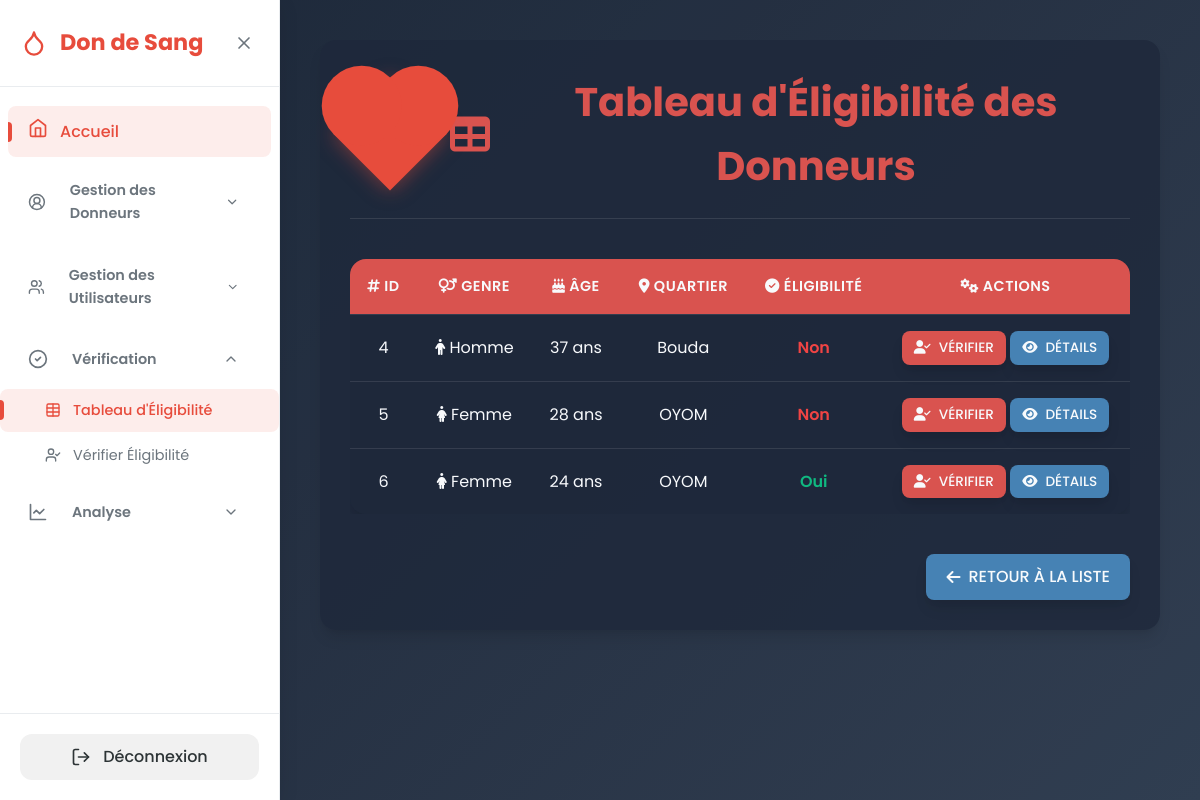
The app's page /tableau-eligibilite/ (signed in) with its own data.
### Don/models.py (models this page shows, shortened)
class Donneur(models.Model):
    id = models.AutoField(primary_key=True)
    date_remplissage = models.DateField(default=timezone.now)
    date_naissance = models.DateField()
    niveau_etude = models.CharField(max_length=50)
    genre = models.CharField(max_length=10, choices=[
        ('M', 'Masculin'),
        ('F', 'Féminin'),
        ('Autre', 'Autre'),
    ])
    situation_matrimoniale = models.CharField(max_length=20)
    profession = models.CharField(max_length=50)
    arrondissement_residence = models.CharField(max_length=50)
    quartier_residence = models.CharField(max_length=50)
    age = models.IntegerField(editable=False)
    poids = models.FloatField(null=True, blank=True)
    est_eligible = models.BooleanField(default=False)
    utilisateur = models.ForeignKey(User, on_delete=models.SET_NULL, null=True, blank=True)  # Lien avec l'utilisateur

### Don/views.py (the view)
# urls.py: path('tableau-eligibilite/', views.tableau_eligibilite, name='tableau_eligibilite'),
@login_required
def tableau_eligibilite(request):
    donneurs = Donneur.objects.all()
    return render(request, 'tableau_eligibilite.html', {'donneurs': donneurs})

### Don/templates/tableau_eligibilite.html (shortened to what this page needs)
{% load static %}
<!DOCTYPE html>
<html lang="fr">
<head>
    <link rel="stylesheet" href="https://cdnjs.cloudflare.com/ajax/libs/font-awesome/6.4.0/css/all.min.css">
</head>
<body>
    {% include 'sidebar.html' %}
    <div class="background-overlay"></div>
    <div class="main-content">
        <div class="container">
            <div class="header-section">
                <div class="heart-container">
                    <div class="heart"></div>
                </div>
                <h1><i class="fas fa-table"></i> Tableau d'Éligibilité des Donneurs</h1>
            </div>
            <div class="table-section">
                <table class="donneur-table">
                    <thead>
                        <tr>
                            <th><i class="fas fa-hashtag"></i> ID</th>
                            <th><i class="fas fa-venus-mars"></i> Genre</th>
                            <th><i class="fas fa-birthday-cake"></i> Âge</th>
                            <th><i class="fas fa-map-marker-alt"></i> Quartier</th>
                            <th><i class="fas fa-check-circle"></i> Éligibilité</th>
                            <th><i class="fas fa-cogs"></i> Actions</th>
                        </tr>
                    </thead>
                    <tbody>
                        {% for donneur in donneurs %}
                            <tr>
                                <td>{{ donneur.id }}</td>
                                <td>
                                    {% if donneur.genre == 'M' %}
                                        <i class="fas fa-male"></i> Homme
                                    {% elif donneur.genre == 'F' %}
                                        <i class="fas fa-female"></i> Femme
                                    {% else %}
                                        <i class="fas fa-genderless"></i> Autre
                                    {% endif %}
                                </td>
                                <td>{{ donneur.age }} ans</td>
                                <td>{{ donneur.quartier_residence }}</td>
                                <td class="{% if donneur.est_eligible %}eligible{% else %}non-eligible{% endif %}">
                                    {{ donneur.est_eligible|yesno:"Oui,Non" }}
                                </td>
                                <td>
                                    <a href="{% url 'verifier_eligibilite_donneur' donneur.id %}" class="btn btn-small">
                                        <i class="fas fa-user-check"></i> Vérifier
                                    </a>
                                    <a href="{% url 'detail_donneur' donneur.id %}" class="btn btn-small btn-secondary">
                                        <i class="fas fa-eye"></i> Détails
                                    </a>
                                </td>
                            </tr>
                        {% empty %}
                            <tr>
                                <td colspan="6">Aucun donneur trouvé.</td>
                            </tr>
                        {% endfor %}
                    </tbody>
                </table>
            </div>
            <div class="form-actions">
                <a href="{% url 'liste_donneurs' %}" class="btn btn-secondary">
                    <i class="fas fa-arrow-left"></i> Retour à la Liste
                </a>
            </div>
        </div>
    </div>
</body>
</html>

### Don/templates/tableau_eligibilite.html (style rules this page uses)
:root { --primary-color: #d9534f; --primary-dark: #c9302c; --secondary-color: #e74c3c; --accent-color: #4682b4; --background-gradient-start: #1e293b; --background-gradient-end: #334155; --text-dark: #2c3e50; --text-light: #f8fafc; --success-green: #10b981; --danger-red: #ef4444; --transition-speed: 0.3s; --sidebar-width: 280px; --box-shadow: 0 10px 15px -3px rgba(0, 0, 0, 0.1), 0 4px 6px -2px rgba(0, 0, 0, 0.05); }
* { margin: 0; padding: 0; box-sizing: border-box; font-family: 'Poppins', sans-serif; }
body { background: linear-gradient(135deg, var(--background-gradient-start), var(--background-gradient-end)); color: var(--text-light); min-height: 100vh; line-height: 1.6; overflow-x: hidden; animation: fadeInBody 1s ease-in-out; }
.background-overlay { position: fixed; top: 0; left: 0; width: 100%; height: 100%; background: rgba(0, 0, 0, 0.05); z-index: -1; }
.main-content { margin-left: var(--sidebar-width); padding: 40px; width: calc(100% - var(--sidebar-width)); min-height: 100vh; transition: var(--transition-speed); display: flex; justify-content: center; align-items: flex-start; }
.container { width: 100%; max-width: 1400px; padding: 30px; background: rgba(30, 41, 59, 0.8); border-radius: 16px; box-shadow: var(--box-shadow); animation: fadeIn 0.6s ease forwards; }
.header-section { display: flex; align-items: center; justify-content: center; margin-bottom: 40px; border-bottom: 1px solid rgba(255, 255, 255, 0.1); padding-bottom: 20px; }
.heart-container { position: relative; width: 80px; height: 80px; margin-right: 20px; }
.heart { width: 80px; height: 80px; background: var(--secondary-color); position: relative; transform: rotate(-45deg); animation: pulse 1.5s infinite ease-in-out; box-shadow: 0 0 20px rgba(231, 76, 60, 0.5); }
.heart::before, .heart::after { content: ''; width: 80px; height: 80px; background: var(--secondary-color); border-radius: 50%; position: absolute; }
.heart::before { left: 40px; top: 0; }
.heart::after { left: 0; top: -40px; }
h1 { font-size: 2.5rem; color: var(--primary-color); font-weight: 700; text-align: center; display: flex; align-items: center; gap: 12px; }
.table-section { margin-bottom: 40px; overflow-x: auto; }
.donneur-table { width: 100%; background: rgba(30, 41, 59, 0.8); color: var(--text-light); border-radius: 16px; box-shadow: var(--box-shadow); border-collapse: separate; border-spacing: 0; overflow: hidden; }
.donneur-table thead { background: var(--primary-color); }
.donneur-table th { padding: 16px; font-weight: 600; text-transform: uppercase; letter-spacing: 0.5px; font-size: 0.9rem; text-align: center; }
.donneur-table td { padding: 16px; border-top: 1px solid rgba(255, 255, 255, 0.1); vertical-align: middle; text-align: center; }
.donneur-table tbody tr { transition: var(--transition-speed); }
.eligible { color: var(--success-green); font-weight: 600; }
.non-eligible { color: var(--danger-red); font-weight: 600; }
.btn { background: var(--primary-color); color: var(--text-light); border-radius: 8px; padding: 10px 20px; font-weight: 500; text-transform: uppercase; transition: var(--transition-speed); border: none; text-decoration: none; display: inline-flex; align-items: center; gap: 8px; box-shadow: var(--box-shadow); }
.btn-small { padding: 6px 12px; font-size: 0.85rem; }
.btn-secondary { background: var(--accent-color); }
.form-actions { display: flex; justify-content: flex-end; gap: 15px; margin-top: 30px; }

### Don/templates/sidebar.html (style rules this page uses)
:root { --color-primary: #e74c3c; --color-primary-dark: #c0392b; --color-secondary: #3498db; --color-secondary-dark: #2980b9; --color-background: #f8f9fa; --color-sidebar-bg: #ffffff; --color-text: #2d3436; --color-text-light: #6c757d; --color-text-sidebar: #2d3436; --color-hover: #f1f1f1; --color-active: #e74c3c; --color-active-bg: rgba(231, 76, 60, 0.1); --color-border: #e9ecef; --shadow: 0 4px 20px rgba(0, 0, 0, 0.08); --shadow-hover: 0 8px 25px rgba(0, 0, 0, 0.12); --transition: all 0.3s cubic-bezier(0.25, 0.8, 0.25, 1); --border-radius: 12px; --sidebar-width: 280px; --sidebar-collapsed-width: 80px; }
* { margin: 0; padding: 0; box-sizing: border-box; }
body { font-family: 'Poppins', sans-serif; background-color: var(--color-background); color: var(--color-text); line-height: 1.6; overflow-x: hidden; }

### records on screen
Donneur: id "4", genre "M" (drawn), age "37", quartier_residence "Bouda", est_eligible "Non"
Donneur: id "5", genre "F" (drawn), age "28", quartier_residence "OYOM", est_eligible "Non"
Donneur: id "6", genre "F" (drawn), age "24", quartier_residence "OYOM", est_eligible "Oui"
